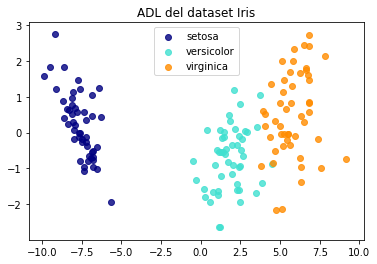

This figure's Python source:
#Ejemplo para Análisis Discriminante Lineal

#Importamos las librerías necesarias.
from sklearn import datasets
import matplotlib.pyplot as plt

#Cargamos el dataset Iris
iris = datasets.load_iris()

#Extraemos las variables deependientes y las variables independientes.
X = iris.data
y = iris.target

from sklearn import datasets
from sklearn.discriminant_analysis import LinearDiscriminantAnalysis

#Obtenemos los características de las variables
target_names = iris.target_names

#Ajustamos los datos al modelo de ADL con una reducción de dimensionalidad de 2
lda = LinearDiscriminantAnalysis(n_components=2)
X_r2 = lda.fit(X, y).transform(X)

#Asignamos los colores para los puntos
colors = ['navy', 'turquoise', 'darkorange']
for color, i, target_name in zip(colors, [0, 1, 2], target_names):
    plt.scatter(X_r2[y == i, 0], X_r2[y == i, 1], alpha=.8, color=color,
                label=target_name)

#Dibujamos el gráfico
plt.legend(loc='best', shadow=False, scatterpoints=1)
plt.title('ADL del dataset Iris')

plt.show()
